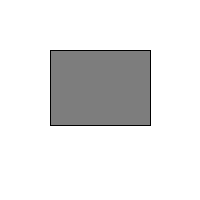
Frame 1 (no input)
Frame 60 (the mouse pressed at the canvas centre just before this capture): identical to frame 1, image omitted
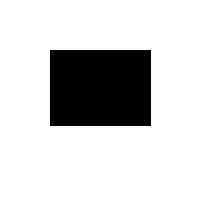
Frame 120 (the mouse held since frame 60 and released just before this capture)

The Processing sketch that drew these frames (run headless with seeded random() and noise(); from frame 60 on, the mouse is pressed at the canvas centre):

// Processing sketch: Aufgabe3_19
// ── Aufgabe3_19.pde
int x = 50;
int y = 50;
int w = 100;
int h = 75;

void setup () 
{
   size (200, 200); 
} 

void draw () 
{
   background (255);
   stroke (0);
   if ( mouseX>50 && mouseX<150 && mouseY>50 && mouseY<125 )
   {
      fill(0);//Schwarz
   } 
   else 
   {
      fill(125);//Grau
   }
   rect (x, y, w, h);//Rechteck
}
